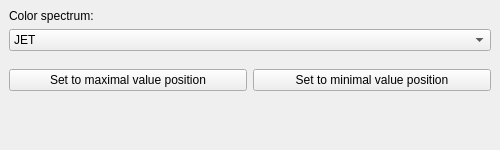
<?xml version="1.0" encoding="UTF-8"?>
<ui version="4.0">
 <class>SelectedDatasetDockWidget</class>
 <widget class="QDockWidget" name="SelectedDatasetDockWidget">
  <property name="geometry">
   <rect>
    <x>0</x>
    <y>0</y>
    <width>500</width>
    <height>150</height>
   </rect>
  </property>
  <property name="minimumSize">
   <size>
    <width>500</width>
    <height>150</height>
   </size>
  </property>
  <property name="maximumSize">
   <size>
    <width>500</width>
    <height>524287</height>
   </size>
  </property>
  <property name="windowTitle">
   <string>Selected Dataset</string>
  </property>
  <widget class="QWidget" name="dockWidgetContentsSelectedDataset">
   <layout class="QVBoxLayout" name="verticalLayoutSelectedDataset">
    <property name="spacing">
     <number>0</number>
    </property>
    <property name="leftMargin">
     <number>0</number>
    </property>
    <property name="topMargin">
     <number>0</number>
    </property>
    <property name="rightMargin">
     <number>0</number>
    </property>
    <property name="bottomMargin">
     <number>0</number>
    </property>
    <item>
     <widget class="QScrollArea" name="scrollAreaSelectedDataset">
      <property name="frameShape">
       <enum>QFrame::NoFrame</enum>
      </property>
      <property name="frameShadow">
       <enum>QFrame::Plain</enum>
      </property>
      <property name="widgetResizable">
       <bool>true</bool>
      </property>
      <property name="alignment">
       <set>Qt::AlignLeading|Qt::AlignLeft|Qt::AlignTop</set>
      </property>
      <widget class="QWidget" name="scrollAreaWidgetContentsSelectedDataset">
       <property name="geometry">
        <rect>
         <x>0</x>
         <y>0</y>
         <width>500</width>
         <height>128</height>
        </rect>
       </property>
       <layout class="QVBoxLayout" name="verticalLayoutSelectedDatasetScroll">
        <property name="spacing">
         <number>6</number>
        </property>
        <property name="leftMargin">
         <number>9</number>
        </property>
        <property name="topMargin">
         <number>9</number>
        </property>
        <property name="rightMargin">
         <number>9</number>
        </property>
        <property name="bottomMargin">
         <number>9</number>
        </property>
        <item alignment="Qt::AlignBottom">
         <widget class="QLabel" name="labelColor">
          <property name="text">
           <string>Color spectrum:</string>
          </property>
          <property name="buddy">
           <cstring>comboBoxColormap</cstring>
          </property>
         </widget>
        </item>
        <item>
         <widget class="QComboBox" name="comboBoxColormap">
          <property name="currentText">
           <string>JET</string>
          </property>
          <property name="currentIndex">
           <number>2</number>
          </property>
          <property name="maxVisibleItems">
           <number>15</number>
          </property>
          <property name="iconSize">
           <size>
            <width>128</width>
            <height>16</height>
           </size>
          </property>
          <item>
           <property name="text">
            <string>AUTUMN</string>
           </property>
           <property name="icon">
            <iconset resource="../resources.qrc">
             <normaloff>:/colorscale/icons/colorscale_autumn.jpg</normaloff>:/colorscale/icons/colorscale_autumn.jpg</iconset>
           </property>
          </item>
          <item>
           <property name="text">
            <string>BONE</string>
           </property>
           <property name="icon">
            <iconset resource="../resources.qrc">
             <normaloff>:/colorscale/icons/colorscale_bone.jpg</normaloff>:/colorscale/icons/colorscale_bone.jpg</iconset>
           </property>
          </item>
          <item>
           <property name="text">
            <string>JET</string>
           </property>
           <property name="icon">
            <iconset resource="../resources.qrc">
             <normaloff>:/colorscale/icons/colorscale_jet.jpg</normaloff>:/colorscale/icons/colorscale_jet.jpg</iconset>
           </property>
          </item>
          <item>
           <property name="text">
            <string>WINTER</string>
           </property>
           <property name="icon">
            <iconset resource="../resources.qrc">
             <normaloff>:/colorscale/icons/colorscale_winter.jpg</normaloff>:/colorscale/icons/colorscale_winter.jpg</iconset>
           </property>
          </item>
          <item>
           <property name="text">
            <string>RAINBOW</string>
           </property>
           <property name="icon">
            <iconset resource="../resources.qrc">
             <normaloff>:/colorscale/icons/colorscale_rainbow.jpg</normaloff>:/colorscale/icons/colorscale_rainbow.jpg</iconset>
           </property>
          </item>
          <item>
           <property name="text">
            <string>OCEAN</string>
           </property>
           <property name="icon">
            <iconset resource="../resources.qrc">
             <normaloff>:/colorscale/icons/colorscale_ocean.jpg</normaloff>:/colorscale/icons/colorscale_ocean.jpg</iconset>
           </property>
          </item>
          <item>
           <property name="text">
            <string>SUMMER</string>
           </property>
           <property name="icon">
            <iconset resource="../resources.qrc">
             <normaloff>:/colorscale/icons/colorscale_summer.jpg</normaloff>:/colorscale/icons/colorscale_summer.jpg</iconset>
           </property>
          </item>
          <item>
           <property name="text">
            <string>SPRING</string>
           </property>
           <property name="icon">
            <iconset resource="../resources.qrc">
             <normaloff>:/colorscale/icons/colorscale_spring.jpg</normaloff>:/colorscale/icons/colorscale_spring.jpg</iconset>
           </property>
          </item>
          <item>
           <property name="text">
            <string>COOL</string>
           </property>
           <property name="icon">
            <iconset resource="../resources.qrc">
             <normaloff>:/colorscale/icons/colorscale_cool.jpg</normaloff>:/colorscale/icons/colorscale_cool.jpg</iconset>
           </property>
          </item>
          <item>
           <property name="text">
            <string>HSV</string>
           </property>
           <property name="icon">
            <iconset resource="../resources.qrc">
             <normaloff>:/colorscale/icons/colorscale_hsv.jpg</normaloff>:/colorscale/icons/colorscale_hsv.jpg</iconset>
           </property>
          </item>
          <item>
           <property name="text">
            <string>PINK</string>
           </property>
           <property name="icon">
            <iconset resource="../resources.qrc">
             <normaloff>:/colorscale/icons/colorscale_pink.jpg</normaloff>:/colorscale/icons/colorscale_pink.jpg</iconset>
           </property>
          </item>
          <item>
           <property name="text">
            <string>HOT</string>
           </property>
           <property name="icon">
            <iconset resource="../resources.qrc">
             <normaloff>:/colorscale/icons/colorscale_hot.jpg</normaloff>:/colorscale/icons/colorscale_hot.jpg</iconset>
           </property>
          </item>
         </widget>
        </item>
        <item>
         <widget class="OpacityGroupBox" name="groupBoxOpacity" native="true"/>
        </item>
        <item>
         <widget class="MinMaxGroupBox" name="groupBoxMinMax" native="true"/>
        </item>
        <item>
         <layout class="QHBoxLayout" name="horizontalLayout">
          <item>
           <widget class="QPushButton" name="pushButtonMax">
            <property name="minimumSize">
             <size>
              <width>150</width>
              <height>0</height>
             </size>
            </property>
            <property name="text">
             <string>Set to maximal value position</string>
            </property>
           </widget>
          </item>
          <item>
           <widget class="QPushButton" name="pushButtonMin">
            <property name="minimumSize">
             <size>
              <width>150</width>
              <height>0</height>
             </size>
            </property>
            <property name="text">
             <string>Set to minimal value position</string>
            </property>
           </widget>
          </item>
         </layout>
        </item>
        <item>
         <widget class="TimeSeriesControlGroupBox" name="groupBoxTimeSeriesControl" native="true"/>
        </item>
        <item>
         <widget class="DatasetInfoGroupBox" name="groupBoxSelectedDatasetInfo" native="true"/>
        </item>
        <item>
         <spacer name="verticalSpacer">
          <property name="orientation">
           <enum>Qt::Vertical</enum>
          </property>
          <property name="sizeHint" stdset="0">
           <size>
            <width>0</width>
            <height>0</height>
           </size>
          </property>
         </spacer>
        </item>
       </layout>
      </widget>
     </widget>
    </item>
   </layout>
  </widget>
 </widget>
 <customwidgets>
  <customwidget>
   <class>OpacityGroupBox</class>
   <extends>QWidget</extends>
   <header>opacitygroupbox.h</header>
  </customwidget>
  <customwidget>
   <class>MinMaxGroupBox</class>
   <extends>QWidget</extends>
   <header>minmaxgroupbox.h</header>
  </customwidget>
  <customwidget>
   <class>TimeSeriesControlGroupBox</class>
   <extends>QWidget</extends>
   <header>timeseriescontrolgroupbox.h</header>
  </customwidget>
  <customwidget>
   <class>DatasetInfoGroupBox</class>
   <extends>QWidget</extends>
   <header>datasetinfogroupbox.h</header>
  </customwidget>
 </customwidgets>
 <resources>
  <include location="../resources.qrc"/>
 </resources>
 <connections/>
</ui>
